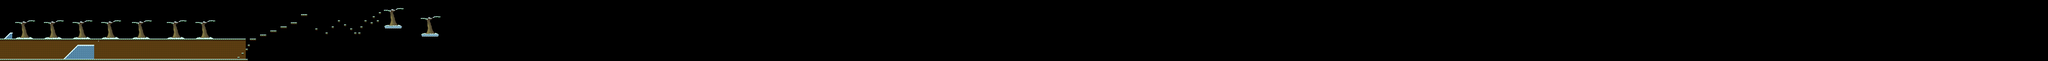

Below is a game level as drawn by its tile map, then a one-line description and the .tmx that defines it (tile-layer data replaced by summaries):
An orthogonal 1000x30 tile map with 16x16 px tiles, 2 tile layers (Tile Layer 2, Tile Layer 1) and 76 objects (20x Snowmon).

<map version="1.0" orientation="orthogonal" renderorder="right-down" width="1000" height="30" tilewidth="16" tileheight="16" nextobjectid="100">
 <tileset firstgid="1" name="Snow" tilewidth="192" tileheight="240">
  <tile id="0">
   <image width="32" height="32" source="world/Chest_Closed.png" />
  </tile>
  <tile id="1">
   <image width="16" height="16" source="world/IcyBlock_01.png" />
  </tile>
  <tile id="2">
   <image width="16" height="16" source="world/IcyBot_01.png" />
  </tile>
  <tile id="3">
   <image width="16" height="16" source="world/IcyPlatform_01.png" />
  </tile>
  <tile id="4">
   <image width="16" height="16" source="world/IcyPlatform_02.png" />
  </tile>
  <tile id="5">
   <image width="16" height="16" source="world/IcyPlatform_03.png" />
  </tile>
  <tile id="6">
   <image width="16" height="16" source="world/IcyPlatformEdge_left.png" />
  </tile>
  <tile id="7">
   <image width="16" height="16" source="world/IcyPlatformEdge_right.png" />
  </tile>
  <tile id="8">
   <image width="16" height="16" source="world/IcySide_01.png" />
  </tile>
  <tile id="9">
   <image width="16" height="16" source="world/IcySide_02.png" />
  </tile>
  <tile id="10">
   <image width="16" height="16" source="world/ICySlope_01.png" />
  </tile>
  <tile id="11">
   <image width="16" height="16" source="world/IcySlopeBot_01.png" />
  </tile>
  <tile id="12">
   <image width="16" height="16" source="world/IcySlopeBot_02.png" />
  </tile>
  <tile id="13">
   <image width="192" height="240" source="world/SnowTree_01.png" />
  </tile>
  <tile id="14">
   <image width="48" height="64" source="enemies/SnowMon_Walk_01.png" />
  </tile>
  <tile id="15">
   <image width="16" height="16" source="world/DirtBlock_01.png" />
  </tile>
 </tileset>
 <layer name="Tile Layer 2" width="1000" height="30">
  <data>[30000 cells, 1203 non-empty, 2 distinct tile ids]</data>
 </layer>
 <layer name="Tile Layer 1" width="1000" height="30">
  <data>[30000 cells, 398 non-empty, 9 distinct tile ids]</data>
 </layer>
 <objectgroup color="#5555ff" name="Map_Collisions">
  <object id="2" x="-16" y="304" width="1936" height="16" />
  <object id="4" x="128" y="176" width="80" height="16" />
  <object id="6" x="192" y="192">
   <polygon points="0,0 32,-32 48,-32 16,0" />
  </object>
  <object id="7" x="224" y="160" width="48" height="16" />
  <object id="12" x="448" y="160" width="48" height="16" />
  <object id="13" x="416" y="192">
   <polygon points="0,0 32,-32 48,-32 16,0" />
  </object>
  <object id="14" x="352" y="176" width="80" height="16" />
  <object id="15" x="672" y="160" width="48" height="16" />
  <object id="16" x="640" y="192">
   <polygon points="0,0 32,-32 48,-32 16,0" />
  </object>
  <object id="17" x="576" y="176" width="80" height="16" />
  <object id="18" x="896" y="160" width="48" height="16" />
  <object id="19" x="864" y="192">
   <polygon points="0,0 32,-32 48,-32 16,0" />
  </object>
  <object id="20" x="800" y="176" width="80" height="16" />
  <object id="21" x="1136" y="160" width="48" height="16" />
  <object id="22" x="1104" y="192">
   <polygon points="0,0 32,-32 48,-32 16,0" />
  </object>
  <object id="23" x="1040" y="176" width="80" height="16" />
  <object id="24" x="1408" y="160" width="48" height="16" />
  <object id="25" x="1376" y="192">
   <polygon points="0,0 32,-32 48,-32 16,0" />
  </object>
  <object id="26" x="1312" y="176" width="80" height="16" />
  <object id="27" x="1632" y="160" width="48" height="16" />
  <object id="28" x="1600" y="192">
   <polygon points="0,0 32,-32 48,-32 16,0" />
  </object>
  <object id="29" x="1536" y="176" width="80" height="16" />
  <object id="41" x="16" y="320">
   <polygon points="0,0 64,-64 80,-64 16,0" />
  </object>
  <object id="43" type="Snowmon" gid="15" x="592" y="304" />
  <object id="44" type="Snowmon" gid="15" x="1056" y="304" />
  <object id="45" type="Snowmon" gid="15" x="384" y="176" />
  <object id="46" type="Snowmon" gid="15" x="944" y="304" />
  <object id="48" x="1952" y="304" width="48" height="16" />
  <object id="49" x="2032" y="272" width="48" height="16" />
  <object id="50" x="2112" y="240" width="48" height="16" />
  <object id="51" x="2192" y="208" width="48" height="16" />
  <object id="52" x="2272" y="176" width="48" height="16" />
  <object id="53" x="2352" y="112" width="48" height="16" />
  <object id="54" x="2464" y="224" width="16" height="16" />
  <object id="55" x="2544" y="256" width="16" height="16" />
  <object id="56" x="2592" y="208" width="16" height="16" />
  <object id="57" x="2640" y="160" width="16" height="16" />
  <object id="58" x="2688" y="192" width="16" height="16" />
  <object id="59" x="2736" y="224" width="16" height="16" />
  <object id="60" x="2800" y="256" width="16" height="16" />
  <object id="61" x="2816" y="208" width="16" height="16" />
  <object id="62" x="2848" y="160" width="16" height="16" />
  <object id="63" x="2912" y="128" width="16" height="16" />
  <object id="64" x="2960" y="96" width="16" height="16" />
  <object id="65" x="2992" y="80" width="96" height="16" />
  <object id="66" x="3072" y="96">
   <polygon points="0,0 32,-32 48,-32 16,0" />
  </object>
  <object id="67" x="3104" y="64" width="48" height="16" />
  <object id="69" x="3280" y="144" width="96" height="16" />
  <object id="70" x="3360" y="160">
   <polygon points="0,0 32,-32 48,-32 16,0" />
  </object>
  <object id="71" x="3392" y="128" width="48" height="16" />
  <object id="73" x="0" y="464" width="1936" height="16" />
  <object id="75" x="608" y="352" width="128" height="16" />
  <object id="76" x="1856" y="448" width="16" height="16" />
  <object id="78" x="1888" y="416" width="16" height="16" />
  <object id="79" x="1920" y="384" width="16" height="16" />
  <object id="80" x="1936" y="352" width="16" height="16" />
  <object id="86" x="608" y="352">
   <polygon points="0,0 -128,128 -112,128 0,16 16,0" />
  </object>
  <object id="97" x="2768" y="256" width="16" height="16" />
  <object id="98" x="2896" y="176" width="16" height="16" />
  <object id="99" x="2944" y="160" width="16" height="16" />
 </objectgroup>
 <objectgroup name="Map_Objects">
  <object id="31" type="Snowmon" gid="15" x="160" y="176" />
  <object id="32" type="Snowmon" gid="15" x="496" y="304" />
  <object id="35" type="Snowmon" gid="15" x="704" y="304" />
  <object id="37" type="Snowmon" gid="15" x="672" y="160" />
  <object id="38" type="Snowmon" gid="15" x="1168" y="304" />
  <object id="39" type="Snowmon" gid="15" x="1344" y="176" />
  <object id="40" type="Snowmon" gid="15" x="1568" y="176" />
  <object id="47" type="Snowmon" gid="15" x="3040" y="80" />
  <object id="88" type="Snowmon" gid="15" x="3328" y="144" />
  <object id="89" type="Snowmon" gid="15" x="3344" y="144" />
  <object id="90" type="Snowmon" gid="15" x="3280" y="144" />
  <object id="91" type="Snowmon" gid="15" x="3104" y="64" />
  <object id="92" type="Snowmon" gid="15" x="3008" y="80" />
  <object id="93" type="Snowmon" gid="15" x="3296" y="144" />
  <object id="94" type="Snowmon" gid="15" x="3312" y="144" />
  <object id="95" type="Snowmon" gid="15" x="3392" y="128" />
 </objectgroup>
</map>
